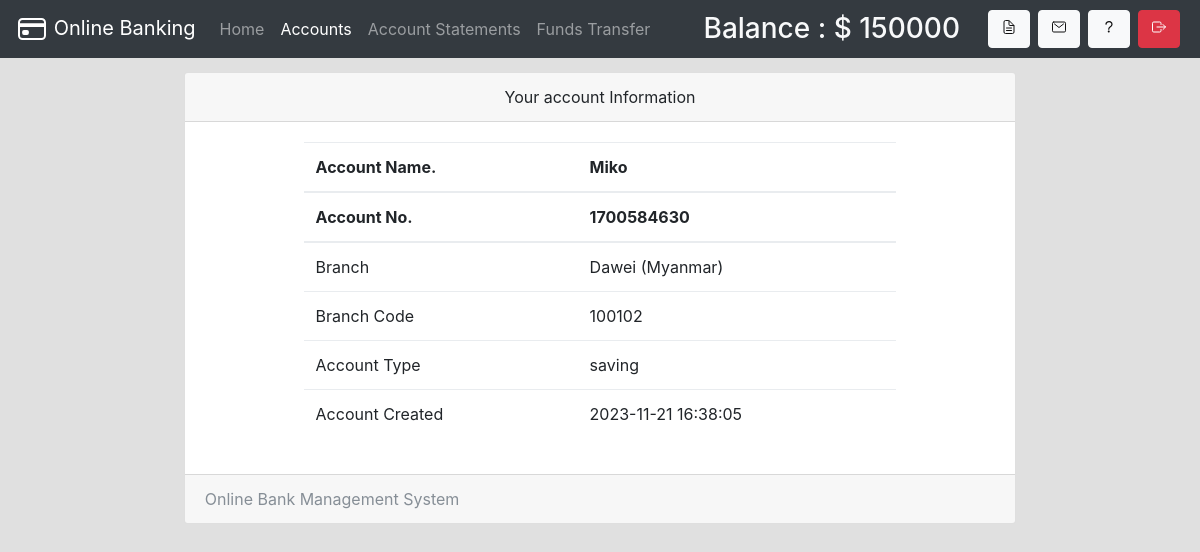
The page /accounts.php (signed in) on the database its author committed.
### tables this page shows
CREATE TABLE `useraccounts` (
  `id` int(11) NOT NULL,
  `is_first_login` tinyint(1) NOT NULL DEFAULT 1,
  `email` text NOT NULL,
  `password` text NOT NULL,
  `name` varchar(111) NOT NULL,
  `balance` varchar(111) NOT NULL,
  `nic` varchar(111) NOT NULL,
  `number` varchar(111) NOT NULL,
  `city` varchar(111) NOT NULL,
  `address` varchar(111) NOT NULL,
  `source` varchar(111) NOT NULL,
  `accountNo` varchar(111) NOT NULL,
  `branch` varchar(111) NOT NULL,
  `accountType` varchar(111) NOT NULL,
  `date` timestamp NOT NULL DEFAULT current_timestamp()
);

CREATE TABLE `branch` (
  `branchId` int(11) NOT NULL,
  `branchNo` varchar(111) NOT NULL,
  `branchName` varchar(111) NOT NULL
);

### assets/db.php (called while the page is built, shortened)
<?php
    $con = new mysqli('localhost', 'root', '', 'mybank');
if(isset($_SESSION['userId'])){
    $ar = $con->query("select * from useraccounts,branch where id = '$_SESSION[userId]' AND useraccounts.branch = branch.branchId");
    $userData = $ar->fetch_assoc();
}
?>

### accounts.php (the view, shortened to what this page needs)
<!DOCTYPE html>
<html>
<head>
  <?php require 'assets/autoloader.php'; ?>
  <?php require 'assets/db.php'; ?>
</head>
<body style="background:#e0e0e0;background-size: 100%">
<nav class="navbar navbar-expand-lg navbar-dark bg-dark fixed-top">
    <a class="navbar-brand" href="#">
        <ion-icon name="card-outline" class="d-inline-block align-top" size="large"></ion-icon>
        Online Banking
    </a>
  <div class="collapse navbar-collapse" id="navbarSupportedContent">
    <ul class="navbar-nav mr-auto">
      <li class="nav-item ">
        <a class="nav-link " href="index.php">Home <span class="sr-only">(current)</span></a>
      </li>
      <li class="nav-item active ">  <a class="nav-link" href="accounts.php">Accounts</a></li>
      <li class="nav-item ">  <a class="nav-link" href="statements.php">Account Statements</a></li>
      <li class="nav-item ">  <a class="nav-link" href="transfer.php">Funds Transfer</a></li>
    </ul>
    <?php include 'sideButton.php'; ?>
  </div>
</nav><br><br><br>
<div class="container">
  <div class="card  w-75 mx-auto">
  <div class="card-header text-center">
    Your account Information
  </div>
  <div class="card-body">
    <table class="table table-borderless w-75 mx-auto">
  <thead>
  <th scope="col">Account Name.</th>
      <th scope="col"><?php echo $userData['name']; ?></th>
    <tr>
      <th scope="col">Account No.</th>
      <th scope="col"><?php echo $userData['accountNo']; ?></th>
    </tr>
  </thead>
  <tbody>
    <tr>
      <td scope="row">Branch</td>
      <td><?php echo $userData['branchName']; ?></td>
    </tr>
    <tr>
      <td scope="row">Branch Code</td>
      <td><?php echo $userData['branchNo']; ?></td>
    </tr>
    <tr>
      <td scope="row">Account Type</td>
      <td><?php echo $userData['accountType']; ?></td>
    </tr>
    <tr>
      <td scope="row">Account Created</td>
      <td><?php echo $userData['date']; ?></td>
    </tr>
  </tbody>
</table>
  </div>
  <div class="card-footer text-muted">
      <?php echo bankName ?>
  </div>
</div>
</div>
</body>
</html>

### sideButton.php
<form class="form-inline my-2 my-lg-0">
    <h3 class="text-light mb-0 mx-4">Balance : $ <?php echo $userData['balance']; ?></h3>
        <a href="accounts.php" data-toggle="tooltip" title="Account Summary" class="btn btn-light mx-1" ><ion-icon name="document-text-outline"></ion-icon></a>
        <a href="notice.php" data-toggle="tooltip" title="View Notice" class="btn btn-light mx-1" ><ion-icon name="mail-outline"></ion-icon></a>
        <a href="feedback.php" data-toggle="tooltip" title="Help?" class="btn btn-light mx-1" ><ion-icon name="help-outline"></ion-icon></ion-icon></a>
        <a href="logout.php" data-toggle="tooltip" title="Logout" class="btn btn-danger mx-1" ><ion-icon name="exit-outline"></ion-icon></a>
</form>

### rows shown on the page
useraccounts: balance "150000", name "Miko", accountNo "1700584630", branch.branchName "Dawei (Myanmar)", branch.branchNo "100102", accountType "saving", date "2023-11-21 16:38:05"

### other values the page prints
bankName "Online Bank Management System"
